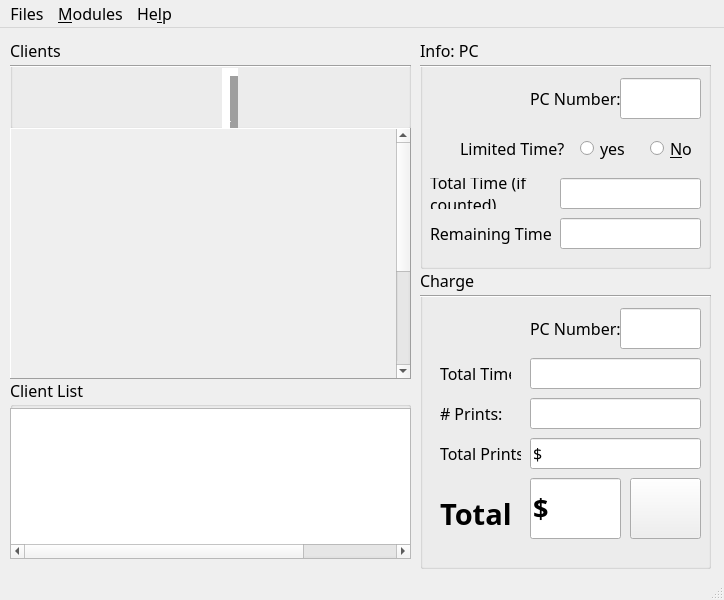
<?xml version="1.0" encoding="UTF-8"?>
<ui version="4.0">
 <class>Vprincipal</class>
 <widget class="QMainWindow" name="Vprincipal">
  <property name="geometry">
   <rect>
    <x>0</x>
    <y>0</y>
    <width>724</width>
    <height>600</height>
   </rect>
  </property>
  <property name="minimumSize">
   <size>
    <width>724</width>
    <height>600</height>
   </size>
  </property>
  <property name="maximumSize">
   <size>
    <width>724</width>
    <height>600</height>
   </size>
  </property>
  <property name="font">
   <font>
    <family>Sansation</family>
    <pointsize>12</pointsize>
   </font>
  </property>
  <property name="windowTitle">
   <string>BT-Controller</string>
  </property>
  <property name="windowIcon">
   <iconset resource="images.qrc">
    <normaloff>:/images/coffee_cup.png</normaloff>:/images/coffee_cup.png</iconset>
  </property>
  <widget class="QWidget" name="centralwidget">
   <widget class="QGroupBox" name="groupBox">
    <property name="geometry">
     <rect>
      <x>10</x>
      <y>10</y>
      <width>401</width>
      <height>91</height>
     </rect>
    </property>
    <property name="statusTip">
     <string>This part included own Clients devices</string>
    </property>
    <property name="title">
     <string>Clients</string>
    </property>
    <widget class="QPushButton" name="btn_play">
     <property name="geometry">
      <rect>
       <x>10</x>
       <y>30</y>
       <width>51</width>
       <height>51</height>
      </rect>
     </property>
     <property name="statusTip">
      <string>Start the Time (limited or free)</string>
     </property>
     <property name="whatsThis">
      <string>Start the Time (limited or free)</string>
     </property>
     <property name="text">
      <string/>
     </property>
     <property name="icon">
      <iconset resource="images.qrc">
       <normaloff>:/images/play.png</normaloff>:/images/play.png</iconset>
     </property>
     <property name="iconSize">
      <size>
       <width>42</width>
       <height>42</height>
      </size>
     </property>
     <property name="default">
      <bool>false</bool>
     </property>
     <property name="flat">
      <bool>true</bool>
     </property>
    </widget>
    <widget class="QPushButton" name="btn_pause">
     <property name="geometry">
      <rect>
       <x>70</x>
       <y>30</y>
       <width>51</width>
       <height>51</height>
      </rect>
     </property>
     <property name="statusTip">
      <string>pause the time(when BRB from Computer)</string>
     </property>
     <property name="whatsThis">
      <string>pause the time(when BRB from Computer)</string>
     </property>
     <property name="text">
      <string/>
     </property>
     <property name="icon">
      <iconset resource="images.qrc">
       <normaloff>:/images/pause.png</normaloff>:/images/pause.png</iconset>
     </property>
     <property name="iconSize">
      <size>
       <width>42</width>
       <height>42</height>
      </size>
     </property>
     <property name="default">
      <bool>false</bool>
     </property>
     <property name="flat">
      <bool>true</bool>
     </property>
    </widget>
    <widget class="QPushButton" name="btn_stop">
     <property name="geometry">
      <rect>
       <x>130</x>
       <y>30</y>
       <width>61</width>
       <height>51</height>
      </rect>
     </property>
     <property name="statusTip">
      <string>Stop The time and cash out</string>
     </property>
     <property name="whatsThis">
      <string>Stop The time and cash out</string>
     </property>
     <property name="text">
      <string/>
     </property>
     <property name="icon">
      <iconset resource="images.qrc">
       <normaloff>:/images/stop.png</normaloff>:/images/stop.png</iconset>
     </property>
     <property name="iconSize">
      <size>
       <width>42</width>
       <height>42</height>
      </size>
     </property>
     <property name="default">
      <bool>false</bool>
     </property>
     <property name="flat">
      <bool>true</bool>
     </property>
    </widget>
    <widget class="Line" name="line">
     <property name="geometry">
      <rect>
       <x>210</x>
       <y>30</y>
       <width>20</width>
       <height>61</height>
      </rect>
     </property>
     <property name="frameShadow">
      <enum>QFrame::Raised</enum>
     </property>
     <property name="lineWidth">
      <number>8</number>
     </property>
     <property name="orientation">
      <enum>Qt::Vertical</enum>
     </property>
    </widget>
    <widget class="QPushButton" name="btn_restart">
     <property name="geometry">
      <rect>
       <x>240</x>
       <y>30</y>
       <width>51</width>
       <height>51</height>
      </rect>
     </property>
     <property name="statusTip">
      <string>This is a SYSTEM reboot</string>
     </property>
     <property name="whatsThis">
      <string>This is a SYSTEM reboot</string>
     </property>
     <property name="text">
      <string/>
     </property>
     <property name="icon">
      <iconset resource="images.qrc">
       <normaloff>:/images/reboot.png</normaloff>:/images/reboot.png</iconset>
     </property>
     <property name="iconSize">
      <size>
       <width>42</width>
       <height>42</height>
      </size>
     </property>
     <property name="default">
      <bool>false</bool>
     </property>
     <property name="flat">
      <bool>true</bool>
     </property>
    </widget>
    <widget class="QPushButton" name="btn_stop_2">
     <property name="geometry">
      <rect>
       <x>300</x>
       <y>30</y>
       <width>51</width>
       <height>51</height>
      </rect>
     </property>
     <property name="statusTip">
      <string>This is a SYSTEM shutdown</string>
     </property>
     <property name="whatsThis">
      <string>This is a System Shutdown</string>
     </property>
     <property name="text">
      <string/>
     </property>
     <property name="icon">
      <iconset resource="images.qrc">
       <normaloff>:/images/stop.png</normaloff>:/images/stop.png</iconset>
     </property>
     <property name="iconSize">
      <size>
       <width>42</width>
       <height>42</height>
      </size>
     </property>
     <property name="default">
      <bool>false</bool>
     </property>
     <property name="flat">
      <bool>true</bool>
     </property>
    </widget>
    <widget class="Line" name="line_2">
     <property name="geometry">
      <rect>
       <x>0</x>
       <y>20</y>
       <width>401</width>
       <height>16</height>
      </rect>
     </property>
     <property name="orientation">
      <enum>Qt::Horizontal</enum>
     </property>
    </widget>
   </widget>
   <widget class="QGroupBox" name="groupBox_2">
    <property name="geometry">
     <rect>
      <x>420</x>
      <y>240</y>
      <width>291</width>
      <height>301</height>
     </rect>
    </property>
    <property name="title">
     <string>Charge</string>
    </property>
    <widget class="QLabel" name="label">
     <property name="geometry">
      <rect>
       <x>20</x>
       <y>90</y>
       <width>71</width>
       <height>31</height>
      </rect>
     </property>
     <property name="text">
      <string>Total Time:</string>
     </property>
    </widget>
    <widget class="QLabel" name="label_2">
     <property name="geometry">
      <rect>
       <x>110</x>
       <y>40</y>
       <width>91</width>
       <height>41</height>
      </rect>
     </property>
     <property name="text">
      <string>PC Number:</string>
     </property>
    </widget>
    <widget class="QLabel" name="label_3">
     <property name="geometry">
      <rect>
       <x>20</x>
       <y>230</y>
       <width>91</width>
       <height>31</height>
      </rect>
     </property>
     <property name="font">
      <font>
       <pointsize>22</pointsize>
       <weight>75</weight>
       <bold>true</bold>
      </font>
     </property>
     <property name="text">
      <string>Total</string>
     </property>
    </widget>
    <widget class="QLabel" name="label_4">
     <property name="geometry">
      <rect>
       <x>20</x>
       <y>130</y>
       <width>71</width>
       <height>31</height>
      </rect>
     </property>
     <property name="text">
      <string># Prints: </string>
     </property>
    </widget>
    <widget class="QLineEdit" name="lineEdit">
     <property name="geometry">
      <rect>
       <x>200</x>
       <y>40</y>
       <width>81</width>
       <height>41</height>
      </rect>
     </property>
    </widget>
    <widget class="QLineEdit" name="txt_totaltime">
     <property name="geometry">
      <rect>
       <x>110</x>
       <y>90</y>
       <width>171</width>
       <height>31</height>
      </rect>
     </property>
    </widget>
    <widget class="QLineEdit" name="txt_numberprint">
     <property name="geometry">
      <rect>
       <x>110</x>
       <y>130</y>
       <width>171</width>
       <height>31</height>
      </rect>
     </property>
     <property name="text">
      <string/>
     </property>
    </widget>
    <widget class="QLineEdit" name="txt_grandtotal">
     <property name="geometry">
      <rect>
       <x>110</x>
       <y>210</y>
       <width>91</width>
       <height>61</height>
      </rect>
     </property>
     <property name="font">
      <font>
       <family>Sansation</family>
       <pointsize>20</pointsize>
       <weight>75</weight>
       <bold>true</bold>
      </font>
     </property>
     <property name="text">
      <string>$</string>
     </property>
    </widget>
    <widget class="QLineEdit" name="txt_totalprintprice">
     <property name="geometry">
      <rect>
       <x>110</x>
       <y>170</y>
       <width>171</width>
       <height>31</height>
      </rect>
     </property>
     <property name="text">
      <string>$</string>
     </property>
    </widget>
    <widget class="QLabel" name="label_5">
     <property name="geometry">
      <rect>
       <x>20</x>
       <y>170</y>
       <width>81</width>
       <height>31</height>
      </rect>
     </property>
     <property name="text">
      <string>Total Prints: </string>
     </property>
    </widget>
    <widget class="Line" name="line_4">
     <property name="geometry">
      <rect>
       <x>0</x>
       <y>20</y>
       <width>291</width>
       <height>16</height>
      </rect>
     </property>
     <property name="orientation">
      <enum>Qt::Horizontal</enum>
     </property>
    </widget>
    <widget class="QPushButton" name="pushButton">
     <property name="geometry">
      <rect>
       <x>210</x>
       <y>210</y>
       <width>71</width>
       <height>61</height>
      </rect>
     </property>
     <property name="toolTip">
      <string>charge the selected PC</string>
     </property>
     <property name="statusTip">
      <string>charge the selected PC</string>
     </property>
     <property name="text">
      <string/>
     </property>
     <property name="icon">
      <iconset resource="images.qrc">
       <normaloff>:/images/products.png</normaloff>:/images/products.png</iconset>
     </property>
     <property name="iconSize">
      <size>
       <width>42</width>
       <height>42</height>
      </size>
     </property>
    </widget>
   </widget>
   <widget class="QScrollArea" name="scrollArea">
    <property name="geometry">
     <rect>
      <x>10</x>
      <y>100</y>
      <width>401</width>
      <height>251</height>
     </rect>
    </property>
    <property name="frameShape">
     <enum>QFrame::Panel</enum>
    </property>
    <property name="frameShadow">
     <enum>QFrame::Raised</enum>
    </property>
    <property name="verticalScrollBarPolicy">
     <enum>Qt::ScrollBarAlwaysOn</enum>
    </property>
    <property name="sizeAdjustPolicy">
     <enum>QAbstractScrollArea::AdjustIgnored</enum>
    </property>
    <property name="widgetResizable">
     <bool>false</bool>
    </property>
    <widget class="QWidget" name="scrollAreaWidgetContents">
     <property name="geometry">
      <rect>
       <x>0</x>
       <y>0</y>
       <width>347</width>
       <height>427</height>
      </rect>
     </property>
    </widget>
   </widget>
   <widget class="QGroupBox" name="groupBox_3">
    <property name="geometry">
     <rect>
      <x>420</x>
      <y>10</y>
      <width>291</width>
      <height>231</height>
     </rect>
    </property>
    <property name="title">
     <string>Info: PC</string>
    </property>
    <widget class="QLabel" name="lbl_npc">
     <property name="geometry">
      <rect>
       <x>110</x>
       <y>40</y>
       <width>91</width>
       <height>41</height>
      </rect>
     </property>
     <property name="text">
      <string>PC Number:</string>
     </property>
    </widget>
    <widget class="QLineEdit" name="txt_npc">
     <property name="geometry">
      <rect>
       <x>200</x>
       <y>40</y>
       <width>81</width>
       <height>41</height>
      </rect>
     </property>
    </widget>
    <widget class="QLabel" name="label_9">
     <property name="geometry">
      <rect>
       <x>40</x>
       <y>90</y>
       <width>121</width>
       <height>41</height>
      </rect>
     </property>
     <property name="text">
      <string>Limited Time?</string>
     </property>
    </widget>
    <widget class="QRadioButton" name="val_yes">
     <property name="geometry">
      <rect>
       <x>160</x>
       <y>100</y>
       <width>61</width>
       <height>21</height>
      </rect>
     </property>
     <property name="text">
      <string>yes</string>
     </property>
     <attribute name="buttonGroup">
      <string notr="true">buttonGroup</string>
     </attribute>
    </widget>
    <widget class="QRadioButton" name="val_no">
     <property name="geometry">
      <rect>
       <x>230</x>
       <y>100</y>
       <width>51</width>
       <height>21</height>
      </rect>
     </property>
     <property name="text">
      <string>&amp;No</string>
     </property>
     <attribute name="buttonGroup">
      <string notr="true">buttonGroup</string>
     </attribute>
    </widget>
    <widget class="QLineEdit" name="txt_timeorder">
     <property name="geometry">
      <rect>
       <x>140</x>
       <y>140</y>
       <width>141</width>
       <height>31</height>
      </rect>
     </property>
    </widget>
    <widget class="QLineEdit" name="txt_timerem">
     <property name="geometry">
      <rect>
       <x>140</x>
       <y>180</y>
       <width>141</width>
       <height>31</height>
      </rect>
     </property>
    </widget>
    <widget class="QLabel" name="lbl_totaltime">
     <property name="geometry">
      <rect>
       <x>10</x>
       <y>140</y>
       <width>131</width>
       <height>31</height>
      </rect>
     </property>
     <property name="text">
      <string>Total Time (if counted)</string>
     </property>
     <property name="wordWrap">
      <bool>true</bool>
     </property>
    </widget>
    <widget class="QLabel" name="lbl_timerem">
     <property name="geometry">
      <rect>
       <x>10</x>
       <y>180</y>
       <width>121</width>
       <height>31</height>
      </rect>
     </property>
     <property name="text">
      <string>Remaining Time</string>
     </property>
    </widget>
    <widget class="Line" name="line_3">
     <property name="geometry">
      <rect>
       <x>0</x>
       <y>20</y>
       <width>291</width>
       <height>16</height>
      </rect>
     </property>
     <property name="orientation">
      <enum>Qt::Horizontal</enum>
     </property>
    </widget>
   </widget>
   <widget class="QGroupBox" name="groupBox_4">
    <property name="geometry">
     <rect>
      <x>10</x>
      <y>350</y>
      <width>401</width>
      <height>181</height>
     </rect>
    </property>
    <property name="title">
     <string>Client List</string>
    </property>
    <widget class="QTableWidget" name="tableWidget">
     <property name="geometry">
      <rect>
       <x>0</x>
       <y>30</y>
       <width>401</width>
       <height>151</height>
      </rect>
     </property>
     <property name="sizeAdjustPolicy">
      <enum>QAbstractScrollArea::AdjustToContents</enum>
     </property>
     <property name="editTriggers">
      <set>QAbstractItemView::NoEditTriggers</set>
     </property>
     <property name="showGrid">
      <bool>true</bool>
     </property>
     <property name="gridStyle">
      <enum>Qt::DotLine</enum>
     </property>
     <property name="cornerButtonEnabled">
      <bool>false</bool>
     </property>
     <attribute name="horizontalHeaderVisible">
      <bool>false</bool>
     </attribute>
     <attribute name="horizontalHeaderCascadingSectionResizes">
      <bool>true</bool>
     </attribute>
     <attribute name="horizontalHeaderMinimumSectionSize">
      <number>48</number>
     </attribute>
     <attribute name="horizontalHeaderStretchLastSection">
      <bool>true</bool>
     </attribute>
     <attribute name="verticalHeaderShowSortIndicator" stdset="0">
      <bool>false</bool>
     </attribute>
     <attribute name="verticalHeaderStretchLastSection">
      <bool>true</bool>
     </attribute>
     <column>
      <property name="text">
       <string>#PC</string>
      </property>
     </column>
     <column>
      <property name="text">
       <string>Total time</string>
      </property>
     </column>
     <column>
      <property name="text">
       <string>Start Time</string>
      </property>
     </column>
     <column>
      <property name="text">
       <string>Finish Time</string>
      </property>
     </column>
    </widget>
   </widget>
  </widget>
  <widget class="QMenuBar" name="menubar">
   <property name="geometry">
    <rect>
     <x>0</x>
     <y>0</y>
     <width>724</width>
     <height>29</height>
    </rect>
   </property>
   <widget class="QMenu" name="menuArchivo">
    <property name="title">
     <string>Files</string>
    </property>
    <addaction name="actionSalir"/>
   </widget>
   <widget class="QMenu" name="menuModulos">
    <property name="title">
     <string>&amp;Modules</string>
    </property>
    <addaction name="actionClientes"/>
    <addaction name="separator"/>
    <addaction name="actionTarifas"/>
   </widget>
   <widget class="QMenu" name="menuAyuda">
    <property name="title">
     <string>He&amp;lp</string>
    </property>
    <addaction name="actionTemas_de_ayuda"/>
    <addaction name="separator"/>
    <addaction name="actionAbout_QT5"/>
    <addaction name="actionAbout_BT_Tech"/>
    <addaction name="actionAbout_BT_Controller"/>
   </widget>
   <addaction name="menuArchivo"/>
   <addaction name="menuModulos"/>
   <addaction name="menuAyuda"/>
  </widget>
  <widget class="QStatusBar" name="statusbar"/>
  <action name="actionSalir">
   <property name="text">
    <string>&amp;Quit</string>
   </property>
  </action>
  <action name="actionTemas_de_ayuda">
   <property name="text">
    <string>&amp;Help...</string>
   </property>
  </action>
  <action name="actionAbout_QT5">
   <property name="text">
    <string>&amp;About QT5</string>
   </property>
  </action>
  <action name="actionAbout_BT_Tech">
   <property name="text">
    <string>About &amp;BT-Tech</string>
   </property>
  </action>
  <action name="actionAbout_BT_Controller">
   <property name="text">
    <string>About BT-&amp;Controller</string>
   </property>
  </action>
  <action name="actionClientes">
   <property name="text">
    <string>&amp;Clients</string>
   </property>
  </action>
  <action name="actionTarifas">
   <property name="text">
    <string>&amp;Tarifas</string>
   </property>
  </action>
 </widget>
 <resources>
  <include location="images.qrc"/>
 </resources>
 <connections/>
 <buttongroups>
  <buttongroup name="buttonGroup"/>
 </buttongroups>
</ui>
